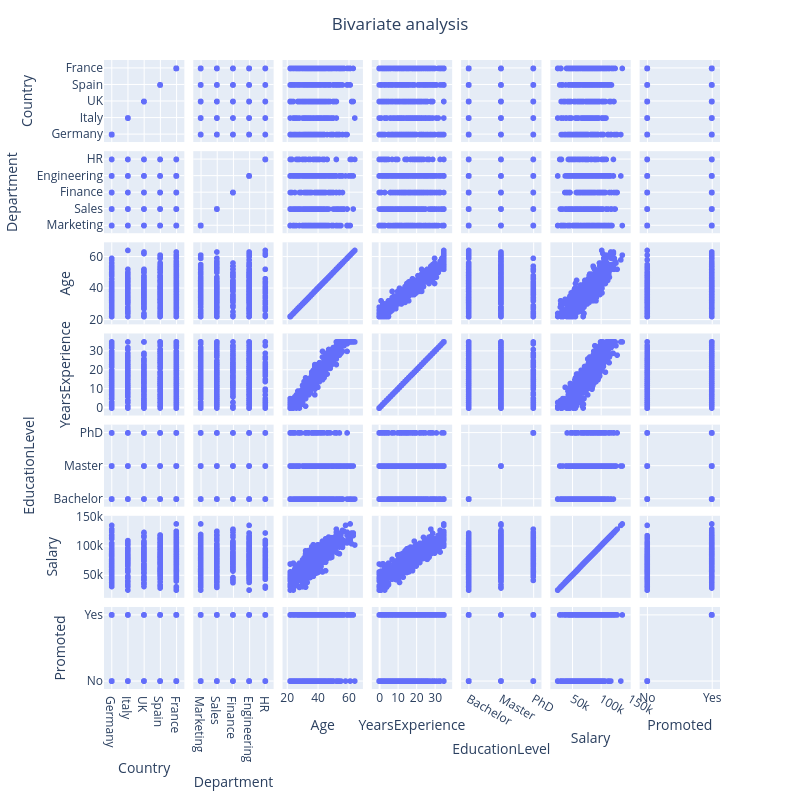

The cell this chart's notebook holds for it:
### Markdown cell above
Both `Age` and `YearsExperience` correlate strongly with `Salary`, with `YearsExperience` being slightly higher. This makes intuitive sense: salary tends to grow with time on the job. Use `YearsExperience` as the single feature for our baseline model.

Also look at pairwise scatterplots to investigate the interdependencies between the variables :

### Code cell
# Visualize pairwise dependencies
fig = px.scatter_matrix(dataset)
fig.update_layout(
        title = go.layout.Title(text = "Bivariate analysis", x = 0.5), showlegend = False, 
            autosize=False, height=800, width = 800)
fig.show()

### Figure 1 — Plotly figure (JSON) as saved in the notebook; plotly's stock layout.template omitted (floating-point values rounded to 4 significant figures; data arrays with more than 128 entries replaced by an {"elided": "..."} marker saying what was removed)
{"data": [{"dimensions": [{"axis": {"matches": true}, "label": "Country", "values": {"elided": "500 str values"}}, {"axis": {"matches": true}, "label": "Department", "values": {"elided": "500 str values"}}, {"axis": {"matches": true}, "label": "Age", "values": {"elided": "500 float values"}}, {"axis": {"matches": true}, "label": "YearsExperience", "values": {"elided": "500 int values"}}, {"axis": {"matches": true}, "label": "EducationLevel", "values": {"elided": "500 str values"}}, {"axis": {"matches": true}, "label": "Salary", "values": {"elided": "500 int values"}}, {"axis": {"matches": true}, "label": "Promoted", "values": {"elided": "500 str values"}}], "hovertemplate": "%{xaxis.title.text}=%{x}<br>%{yaxis.title.text}=%{y}<extra></extra>", "legendgroup": "", "marker": {"color": "#636efa", "symbol": "circle"}, "name": "", "showlegend": false, "type": "splom"}], "layout": {"autosize": false, "dragmode": "select", "height": 800, "legend": {"tracegroupgap": 0}, "margin": {"t": 60}, "showlegend": false, "title": {"text": "Bivariate analysis", "x": 0.5}, "width": 800}}
